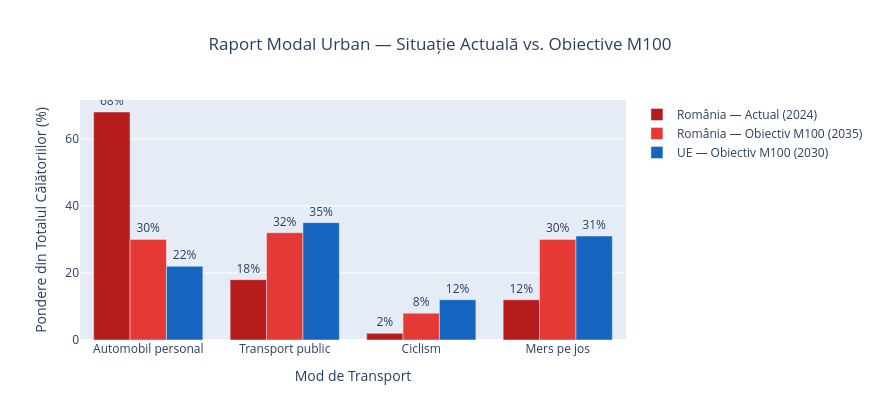

Notebook cell for this chart:
### Markdown cell above
Domeniul 3: Mobilitate Urbană
### Principiu-cheie: Schimbarea Raportului Modal — De la Mașina Personală la Transport Sustenabil

Un principiu-cheie al mobilității urbane sustenabile este schimbarea raportului modal, adică reducerea utilizării automobilului personal și creșterea ponderii transportului sustenabil (transport public, ciclism, mers pe jos). Raportul modal reprezintă procentul călătoriilor urbane realizate prin fiecare tip de transport.

În orașele nesustenabile, automobilul personal domină cu peste 75% din deplasări, în timp ce transportul public are sub 10%, ciclismul sub 1%, iar mersul pe jos sub 10%.

În orașele de nivel mediu, utilizarea mașinii scade la aproximativ 50–60%, transportul public crește la 10–25%, ciclismul ajunge la 2–5%, iar mersul pe jos la 15–20%.

În orașele sustenabile (obiectiv M100), se urmărește reducerea utilizării automobilului personal sub 25%, în timp ce transportul public depășește 25%, ciclismul ajunge la peste 5%, iar mersul pe jos depășește 20%.

**Măsuri principale M100 în mobilitate:**
1. **Promovarea transportului public** — electrificarea flotei, frecvență sub 15 min
2. **Infrastructură velo** coerentă — rețea dedicată, stații bike-sharing
3. **Zone pietonale extinse** și spații publice de calitate
4. **Restricții pentru automobilul privat** — taxe de congestionare, zone LEZ
5. **Principiul proximității** — „Orașul de 15 minute", Transit-Oriented Development (TOD)
6. **Electromobilitate** — >50.000 stații de încărcare EV la nivel UE până în 2030

### Code cell
# ─── Raport Modal: Situație actuală vs. Obiective M100 ───
categorii = ['Automobil personal', 'Transport public', 'Ciclism', 'Mers pe jos']

ro_actual     = [68, 18, 2, 12]
ro_m100_2035  = [30, 32, 8, 30]
ue_m100_2030  = [22, 35, 12, 31]

fig = go.Figure()

fig.add_trace(go.Bar(
    name='România — Actual (2024)',
    x=categorii, y=ro_actual,
    marker_color='#B71C1C',
    text=[f'{v}%' for v in ro_actual], textposition='outside'
))
fig.add_trace(go.Bar(
    name='România — Obiectiv M100 (2035)',
    x=categorii, y=ro_m100_2035,
    marker_color='#E53935',
    text=[f'{v}%' for v in ro_m100_2035], textposition='outside'
))
fig.add_trace(go.Bar(
    name='UE — Obiectiv M100 (2030)',
    x=categorii, y=ue_m100_2030,
    marker_color='#1565C0',
    text=[f'{v}%' for v in ue_m100_2030], textposition='outside'
))

fig.update_layout(
    barmode='group',
    title='Raport Modal Urban — Situație Actuală vs. Obiective M100',
    title_x=0.5,
    xaxis_title='Mod de Transport',
    yaxis_title='Pondere din Totalul Călătoriilor (%)',
    height=420,
    width=880
)
fig.show()

### Figure 1 — Plotly figure (JSON) as saved in the notebook; plotly's stock layout.template omitted (floating-point values rounded to 4 significant figures)
{"data": [{"marker": {"color": "#B71C1C"}, "name": "România — Actual (2024)", "text": ["68%", "18%", "2%", "12%"], "textposition": "outside", "type": "bar", "x": ["Automobil personal", "Transport public", "Ciclism", "Mers pe jos"], "y": [68, 18, 2, 12]}, {"marker": {"color": "#E53935"}, "name": "România — Obiectiv M100 (2035)", "text": ["30%", "32%", "8%", "30%"], "textposition": "outside", "type": "bar", "x": ["Automobil personal", "Transport public", "Ciclism", "Mers pe jos"], "y": [30, 32, 8, 30]}, {"marker": {"color": "#1565C0"}, "name": "UE — Obiectiv M100 (2030)", "text": ["22%", "35%", "12%", "31%"], "textposition": "outside", "type": "bar", "x": ["Automobil personal", "Transport public", "Ciclism", "Mers pe jos"], "y": [22, 35, 12, 31]}], "layout": {"barmode": "group", "height": 420, "title": {"text": "Raport Modal Urban — Situație Actuală vs. Obiective M100", "x": 0.5}, "width": 880, "xaxis": {"title": {"text": "Mod de Transport"}}, "yaxis": {"title": {"text": "Pondere din Totalul Călătoriilor (%)"}}}}
